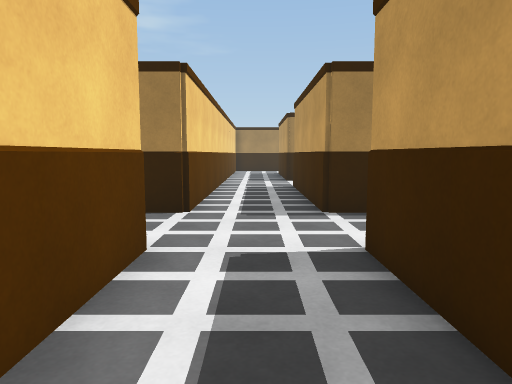
view 1 (above)

24 first-person views from a walk through a scene from a Unity 3-D project. The camera is 1.2 m above the floor, tilts 6° down and sees 70° across. Doors are open. The floor is counted in squares, 1 m on a side. Each view is taken from the middle of a square. On the plan, view 1 faces up. The plan holds only what a view shows up to about 15 squares ahead; the rest is blank. The place goes on beyond the plan. The player is left out. Surface patterns are stand-ins for the level's own textures.

view 2
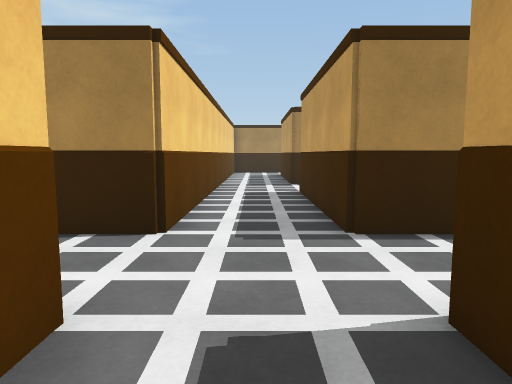

view 3
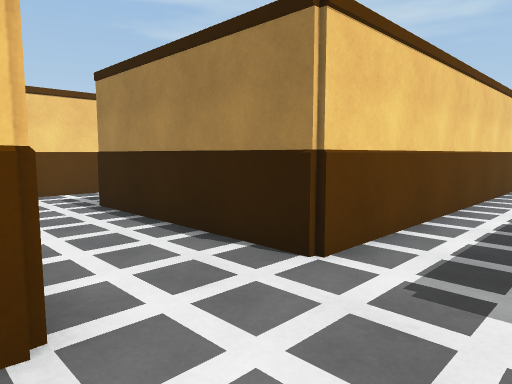

view 4
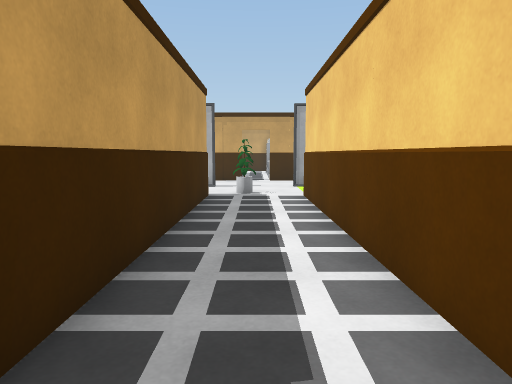

view 5
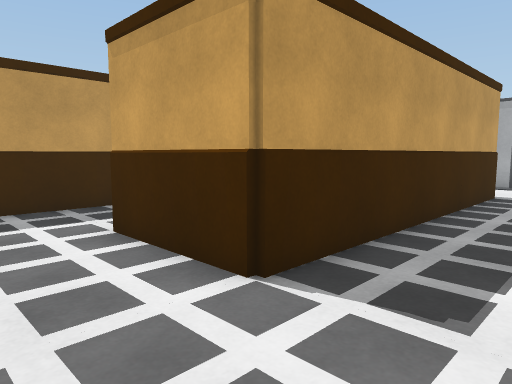

view 6
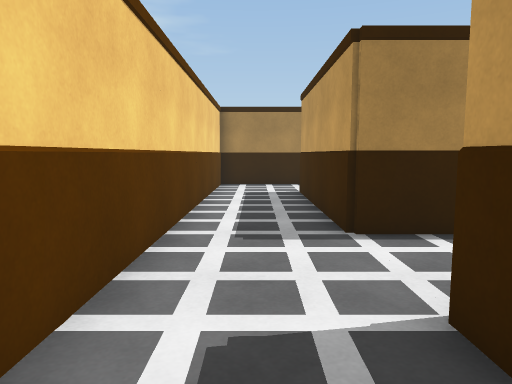

view 7
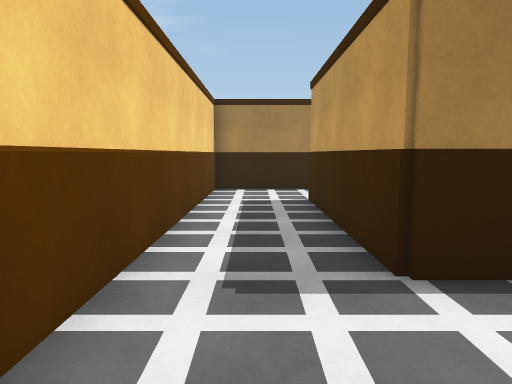

view 8
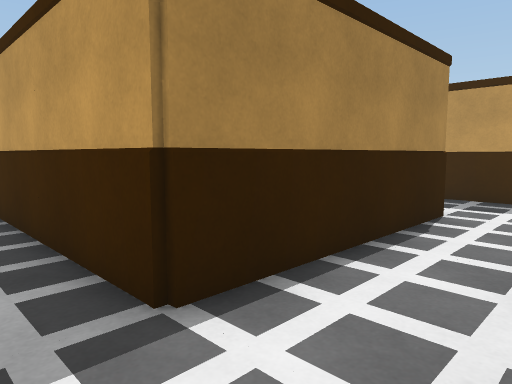

view 9
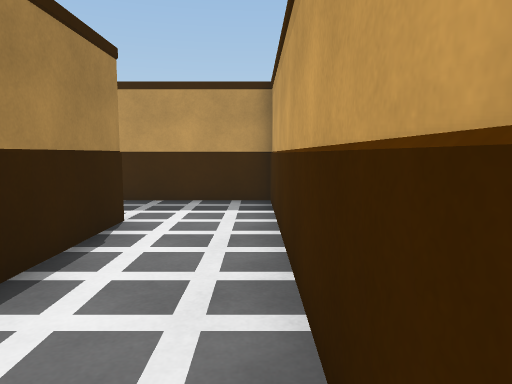

view 10
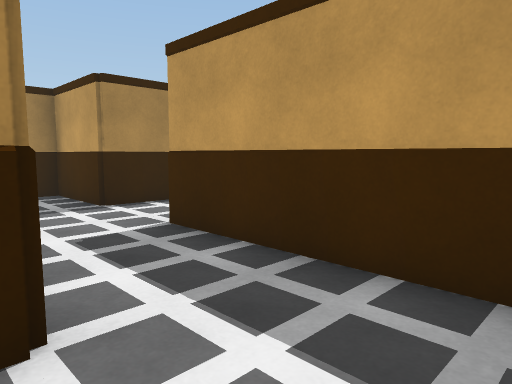

view 11
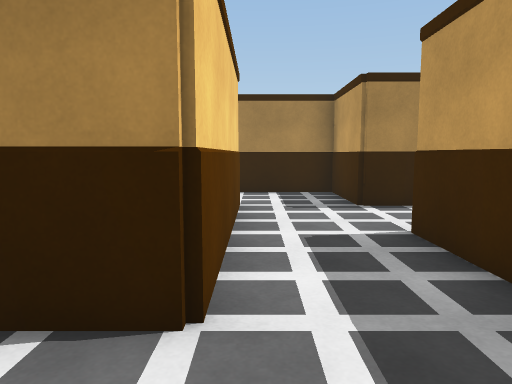

view 12
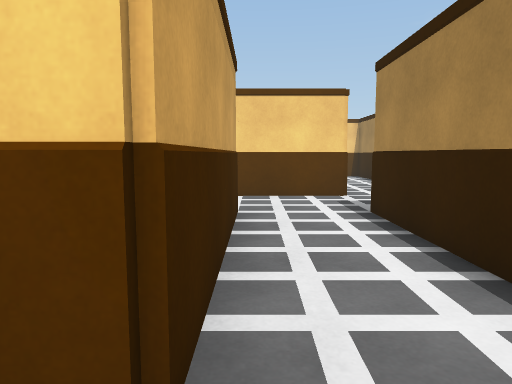

view 13
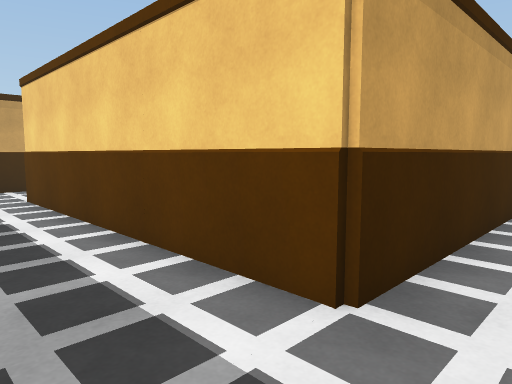

view 14
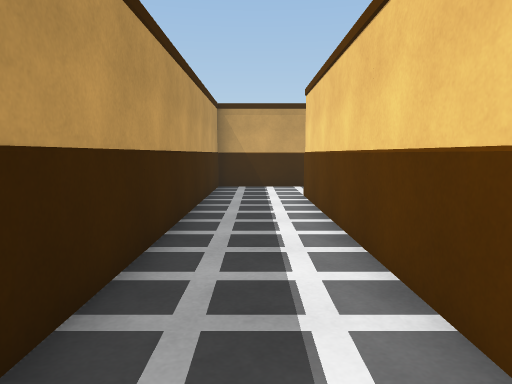

view 15
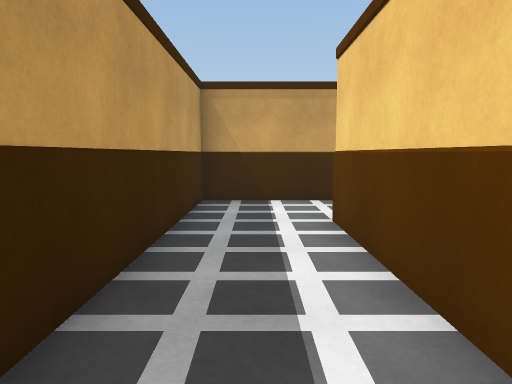

view 16
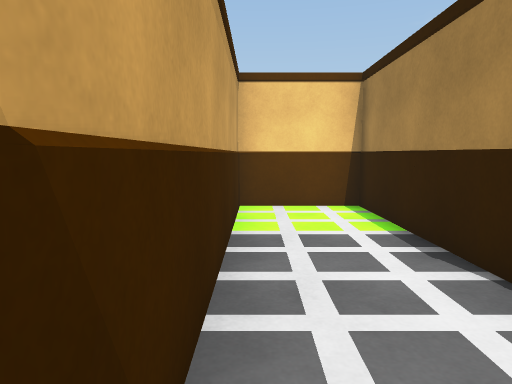

view 17
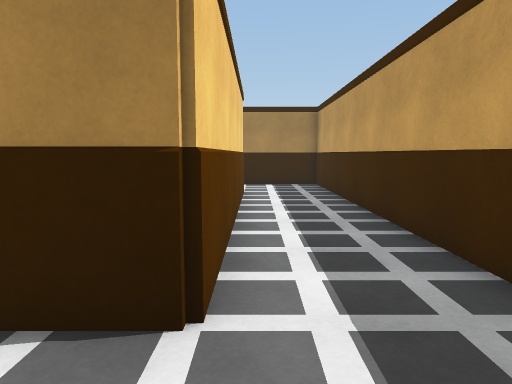

view 18
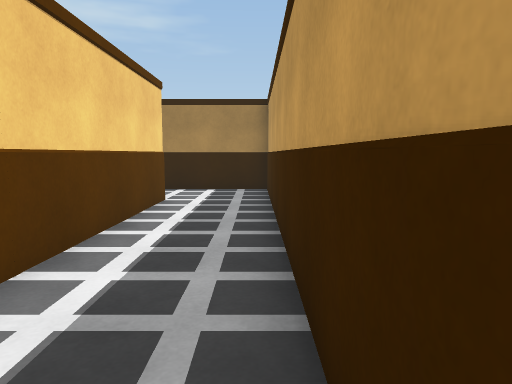

view 19
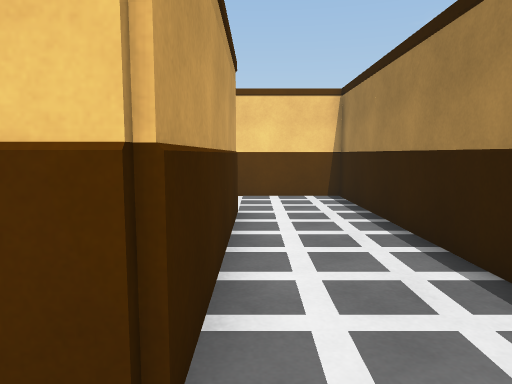

view 20
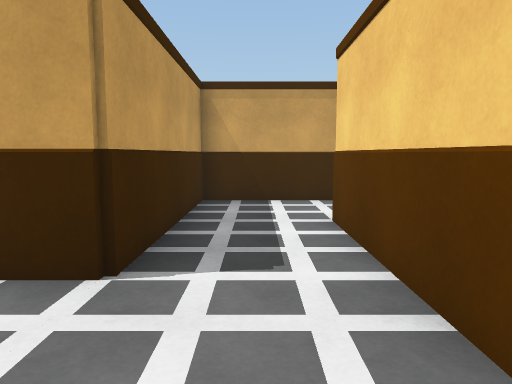

view 21
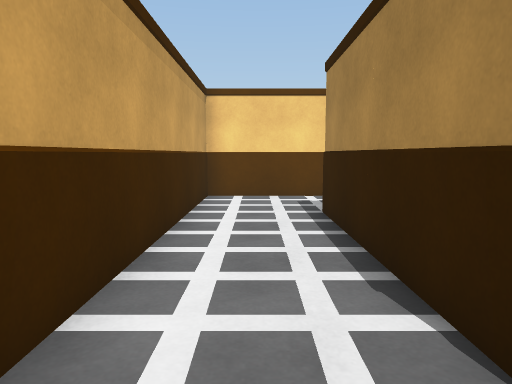

view 22
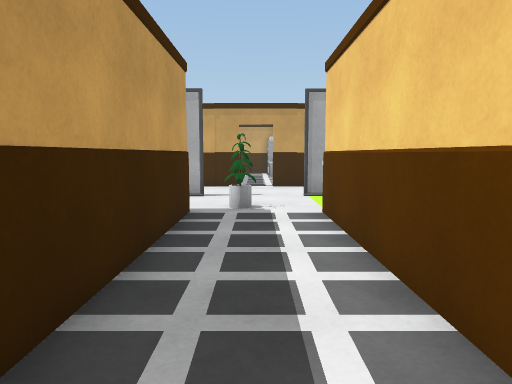

view 23
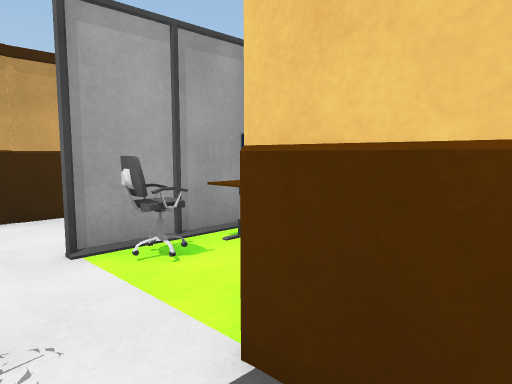

view 24
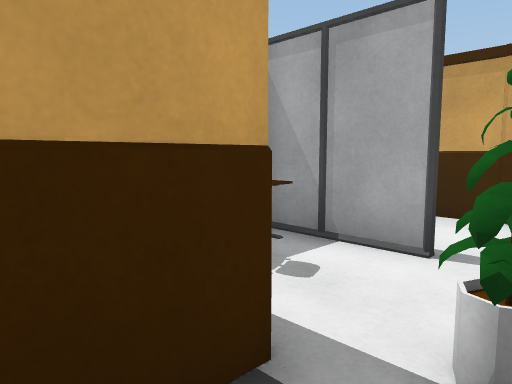

### Floor plan
Points are (right, up) in squares from view 1. A wall is a line through its corners. A room is listed if a view was taken in it or the views show most of it. See-through windows are left out.
Room 1 (views 1, 2, 3, 4, 5, 6, 7, 8, 9, 10, 11, 12, 13, 14, 15, 16, 17, 18, 19, 20, 21, 22, 23, 24)
walls: (3.1, 7.4) (1.4, 7.4) (1.4, 13.6) (10.4, 13.6) (10.4, 19.6) (16.6, 19.6) (16.6, 10.4) (10.6, 10.4) (10.6, 7.6) (19.4, 7.6) (19.4, 22.4) (10.4, 22.4) (10.4, 25.4) (7.4, 25.4); (1.6, 22.6) (7.6, 22.6) (7.6, 16.4) (1.4, 16.4) (1.4, 22.5); (7.4, 3.3) (7.4, 5.6); (-1.4, 4.8) (-1.4, -4.5); (5.8, 25.4) (-1.4, 25.4) (-1.4, 7.4) (-7.5, 7.4); (-10.4, 8.6) (-10.4, 4.6) (-1.9, 4.6); (1.4, -4.2) (1.4, 4.6) (4.5, 4.6); (1.4, -7.4) (2.5, -7.4)
ways out: opening at (-1, -6); opening at (2, -6)
objects: other object (0, -5) to (1, -5)

Positions as (right, up) in squares from view 1, and headings:
1: (0, 0), facing up
2: (0, 2), facing up
3: (1, 4), facing up-left
4: (0, 6), facing down
5: (-1, 7), facing down-right
6: (0, 11), facing up
7: (0, 13), facing up
8: (0, 14), facing up-right
9: (1, 14), facing right
10: (7, 14), facing up-right
11: (8, 14), facing up
12: (18, 20), facing left
13: (19, 21), facing down-left
14: (18, 21), facing down
15: (18, 17), facing down
16: (19, 8), facing left
17: (17, 8), facing up
18: (19, 10), facing up
19: (9, 23), facing left
20: (9, 23), facing down
21: (0, 6), facing left
22: (0, 3), facing down
23: (0, -3), facing down-left
24: (0, -3), facing down-right
